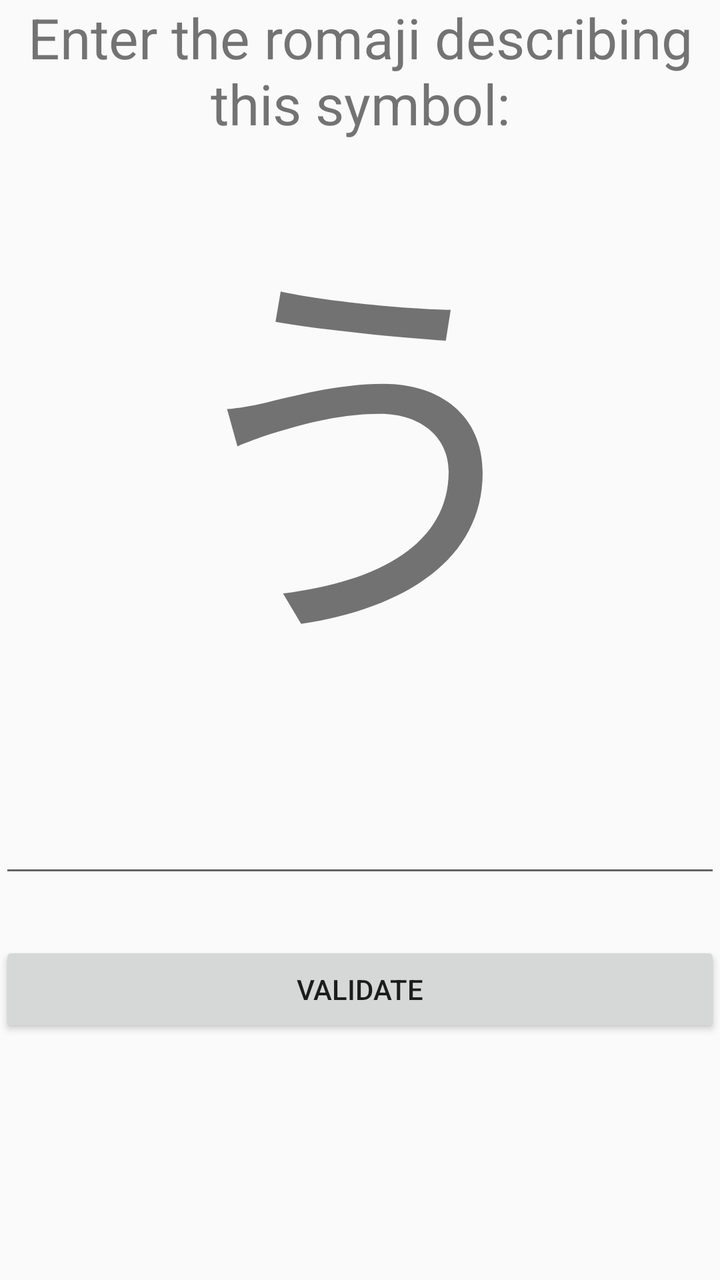
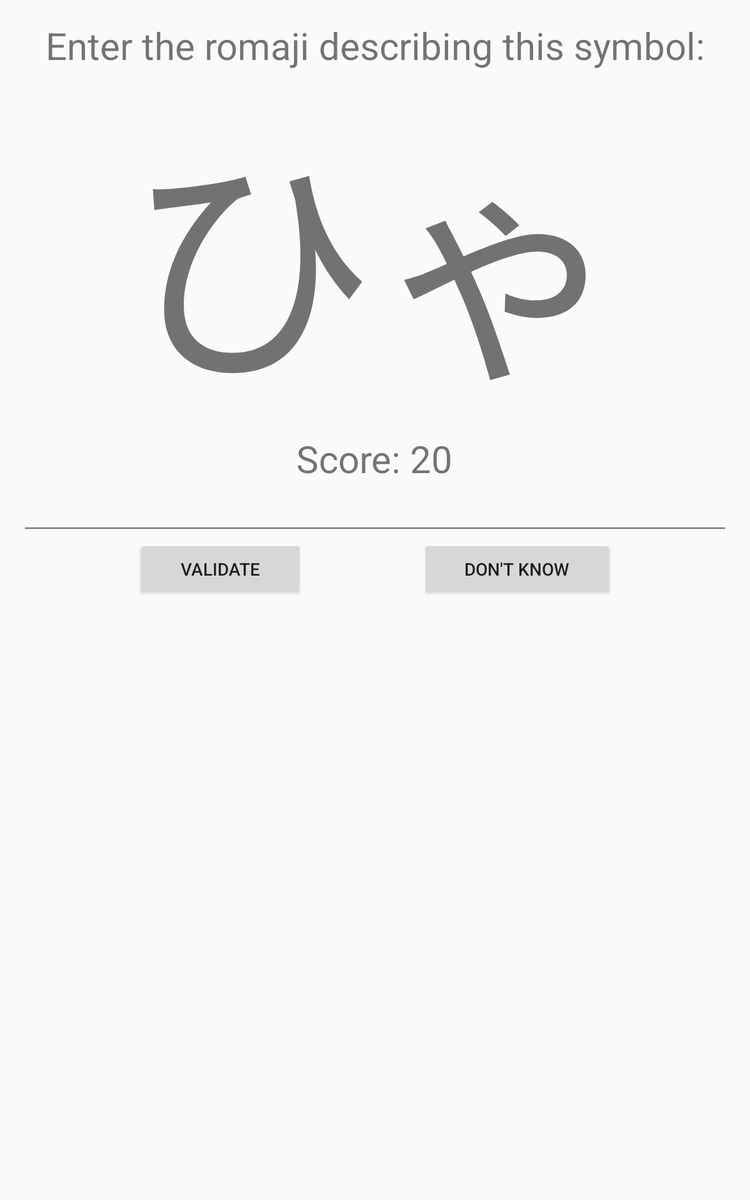

An Android layout and its configuration variant, each rendered on a device that would load it. The default file and the variant file are quoted in full after the pictures.
<!-- AndroidManifest.xml: application theme AppTheme -->
<!-- res/layout/activity_quiz.xml -->
<?xml version="1.0" encoding="utf-8"?>
<RelativeLayout
    xmlns:android="http://schemas.android.com/apk/res/android"
    xmlns:tools="http://schemas.android.com/tools"
    android:id="@+id/activity_quiz"
    android:layout_width="match_parent"
    android:layout_height="match_parent"
    android:paddingLeft="@dimen/activity_horizontal_margin"
    android:paddingRight="@dimen/activity_horizontal_margin"
    android:paddingTop="@dimen/activity_vertical_margin"
    android:paddingBottom="@dimen/activity_vertical_margin"
    tools:context="me.winter.japteacher.QuizActivity">

    <TableLayout
        android:layout_width="match_parent"
        android:layout_height="match_parent">
        <TableRow android:gravity="center_horizontal">
            <TextView
                android:id="@+id/description"
                android:layout_width="wrap_content"
                android:layout_height="wrap_content"
                android:text="Enter the romaji describing this symbol:"
                android:textSize="28sp"
                android:textAlignment="center"
                />
        </TableRow>

        <TableRow android:gravity="center_horizontal">
            <TextView
                android:id="@+id/symbol"
                android:layout_width="wrap_content"
                android:layout_height="wrap_content"
                android:text="う"
                android:textSize="200sp"
                android:textAlignment="center"/>
        </TableRow>

        <TableRow android:gravity="center_horizontal">
            <EditText
                android:id="@+id/input"
                android:layout_width="wrap_content"
                android:layout_height="wrap_content"
                android:text=""
                android:textSize="50sp"
                android:textAlignment="center"/>
        </TableRow>

        <TableRow android:gravity="center_horizontal">
            <TextView android:id="@+id/error"
                android:layout_width="wrap_content"
                android:layout_height="wrap_content"
                android:text=""
                android:textColor="@color/colorAccent"
                android:textSize="20sp"
                android:textAlignment="center"/>
        </TableRow>

        <TableRow android:gravity="center_horizontal">
            <Button android:id="@+id/validate"
                android:layout_width="wrap_content"
                android:layout_height="wrap_content"
                android:text="Validate"/>
        </TableRow>
    </TableLayout>

</RelativeLayout>
<!-- resources referenced by this layout -->
<resources>
  <color name="colorAccent">#FF4081</color>
  <dimen name="activity_horizontal_margin">16dp</dimen>
  <dimen name="activity_vertical_margin">16dp</dimen>
  <style name="AppTheme" parent="Theme.AppCompat.Light.DarkActionBar">
          <item name="colorPrimary">@color/colorPrimary</item>
          <item name="colorPrimaryDark">@color/colorPrimaryDark</item>
          <item name="colorAccent">@color/colorAccent</item>
      </style>
  <color name="colorPrimary">#3F51B5</color>
  <color name="colorPrimaryDark">#303F9F</color>
</resources>
<!-- res/layout-large/activity_quiz.xml (the author's variant of the layout above) -->
<!-- drawn on a 7-inch tablet held upright -->
<?xml version="1.0" encoding="utf-8"?>
<RelativeLayout
    xmlns:android="http://schemas.android.com/apk/res/android"
    xmlns:tools="http://schemas.android.com/tools"
    android:id="@+id/activity_quiz"
    android:layout_width="match_parent"
    android:layout_height="match_parent"
    android:paddingLeft="@dimen/activity_horizontal_margin"
    android:paddingRight="@dimen/activity_horizontal_margin"
    android:paddingTop="@dimen/activity_vertical_margin"
    android:paddingBottom="@dimen/activity_vertical_margin"
    tools:context="me.winter.japteacher.ui.QuizActivity">


    <ScrollView
            android:layout_width="fill_parent"
            android:layout_height="fill_parent">

        <LinearLayout
                android:layout_width="match_parent"
                android:layout_height="match_parent"
                android:orientation="vertical"
                android:gravity="center_horizontal">
            <TextView
                    android:id="@+id/description"
                    android:layout_width="wrap_content"
                    android:layout_height="wrap_content"
                    android:text="@string/enter_the_romaji_describing_this_symbol"
                    android:textSize="30sp"
                    android:textAlignment="center"
            />

            <TextView
                    android:id="@+id/symbol"
                    android:layout_width="wrap_content"
                    android:layout_height="wrap_content"
                    android:text="ひゃ"
                    android:textSize="200sp"
                    android:textAlignment="center"/>

            <TextView android:id="@+id/score_display"
                      android:layout_width="wrap_content"
                      android:layout_height="wrap_content"
                      android:textSize="30sp"
                      android:text="Score: 20"
                      android:textAlignment="center"/>

            <EditText
                    android:id="@+id/input"
                    android:layout_width="match_parent"
                    android:layout_height="wrap_content"
                    android:textSize="20sp"
                    android:textAlignment="center"
                    android:inputType="textFilter"/>

            <LinearLayout
                    android:layout_width="match_parent"
                    android:layout_height="wrap_content"
                    android:orientation="horizontal">


                <View android:layout_width="0sp"
                      android:layout_height="0sp"
                      android:layout_weight="1" />


                <Button android:id="@+id/validate"
                        android:layout_width="wrap_content"
                        android:layout_height="wrap_content"
                        android:text="@string/validate"
                        android:layout_weight="0.5" />

                <View android:layout_width="0sp"
                      android:layout_height="0sp"
                      android:layout_weight="1" />

                <Button android:id="@+id/dontknow"
                        android:layout_width="wrap_content"
                        android:layout_height="wrap_content"
                        android:text="@string/don_t_know"
                        android:layout_weight="0.5"/>


                <View android:layout_width="0sp"
                      android:layout_height="0sp"
                      android:layout_weight="1" />


            </LinearLayout>

        </LinearLayout>

    </ScrollView>

</RelativeLayout>
<!-- resources referenced by the variant -->
<!-- as a 7-inch tablet held upright resolves them -->
<resources>
  <!-- from res/values-large/ -->
  <dimen name="activity_horizontal_margin">16dp</dimen>
  <!-- from res/values-large/ -->
  <dimen name="activity_vertical_margin">16dp</dimen>
  <string name="don_t_know">Don\'t know</string>
  <string name="enter_the_romaji_describing_this_symbol">Enter the romaji describing this symbol:</string>
  <string name="validate">Validate</string>
  <style name="AppTheme" parent="Theme.AppCompat.Light.DarkActionBar">
          <item name="colorPrimary">@color/colorPrimary</item>
          <item name="colorPrimaryDark">@color/colorPrimaryDark</item>
          <item name="colorAccent">@color/colorAccent</item>
      </style>
  <color name="colorPrimary">#3F51B5</color>
  <color name="colorPrimaryDark">#303F9F</color>
  <color name="colorAccent">#FF4081</color>
</resources>
